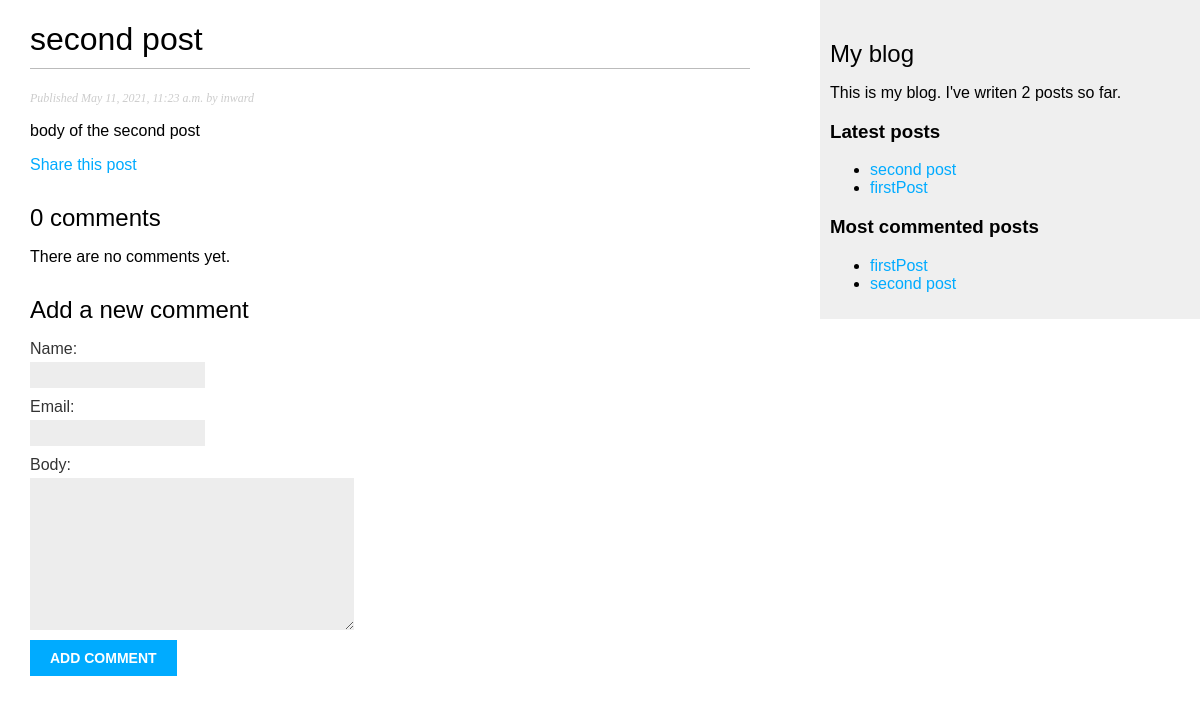
Before: /blog/2021/5/11/second-post/ with the older database file.
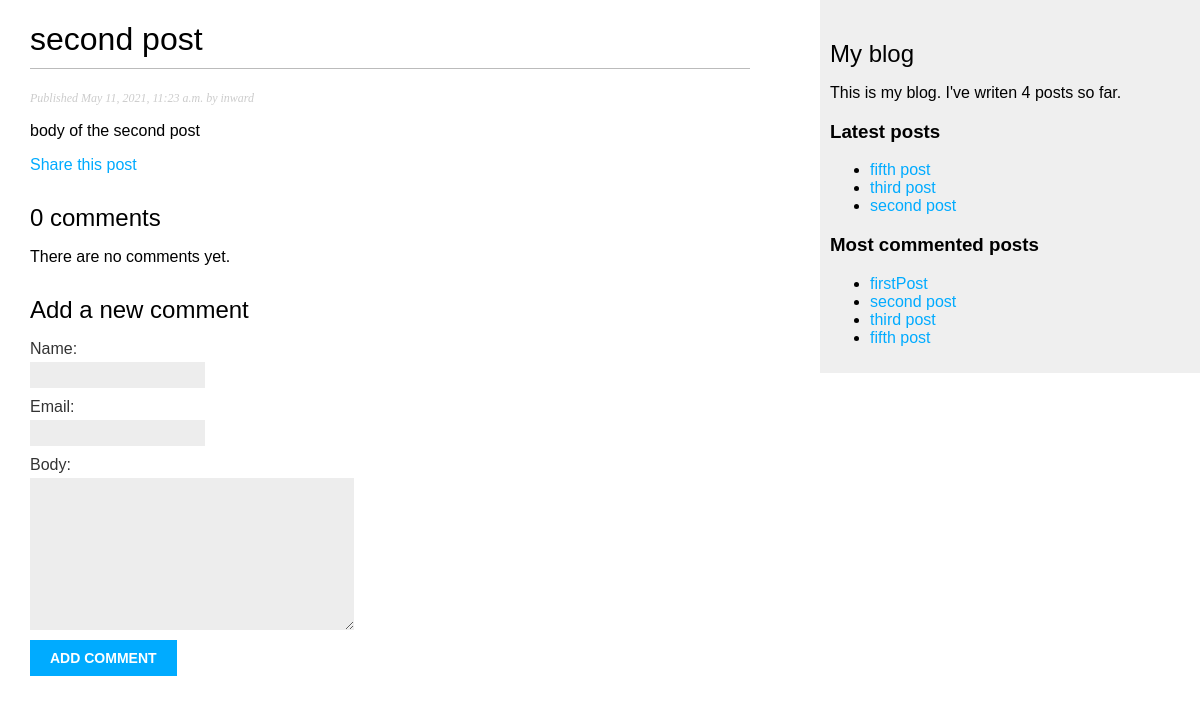
After: the same page with the newer database file.
### blog/models.py (models this page shows, shortened)
class Post(models.Model):
    objects  = models.Manager()
    published = PublishedManager()
    STATUS_CHOICES = (
        ('draft', 'Draft'),
        ('published', 'Published'),
    )
    title = models.CharField(max_length=250)
    slug = models.SlugField(max_length=250, unique_for_date='publish')
    author = models.ForeignKey(User, on_delete=models.CASCADE, related_name='blog_posts')
    body = models.TextField()
    publish = models.DateTimeField(default=timezone.now)
    created = models.DateTimeField(auto_now_add=True)
    updated = models.DateTimeField(auto_now=True)
    status = models.CharField(max_length=10, choices=STATUS_CHOICES, default='draft')
    class Meta:
        ordering = ('-publish',)
    def get_absolute_url(self):
        return reverse('blog:post_detail', args=[self.publish.year, self.publish.month, self.publish.day, self.slug])

### blog/views.py (the view)
def post_detail(request, year, month, day, post):
    post = get_object_or_404(Post, slug=post, status='published', publish__year=year,
                             publish__month=month, publish__day=day)
    comments = post.comments.filter(active=True)
    new_comment = None
    if request.method == 'POST':
        comment_form = CommentForm(data=request.POST)
        if comment_form.is_valid():
            new_comment = comment_form.save(commit=False)
            new_comment.post = post
            new_comment.save()
    else:
        comment_form = CommentForm()
    return render(request, 'blog/post/detail.html', {'post': post, 'comments': comments,
                                                     'new_comment': new_comment, 'comment_form': comment_form})

### blog/forms.py
class CommentForm(forms.ModelForm):
    class Meta:
        model = Comment
        fields = ('name', 'email', 'body')

### blog/models.py (called while the page is built)
    def get_queryset(self):
        return super().get_queryset().filter(status='published')

### blog/templatetags/blog_tags.py (called while the page is built)
@register.simple_tag
def total_posts():
    return Post.published.count()

@register.inclusion_tag('blog/post/latest_posts.html')
def show_latest_posts(count=5):
    latest_posts = Post.published.order_by('-publish')[:count]
    return {'latest_posts': latest_posts}

@register.simple_tag
def get_most_commented_posts(count=5):
    return Post.published.annotate(total_comments=Count('comments')).order_by('-total_comments')[:count]

### blog/templates/blog/post/detail.html (shortened to what this page needs)
{% extends 'blog/base.html' %}
{% block content %}
<h1>{{ post.title }}</h1>
<p class="date">Published {{ post.publish }} by {{ post.author }}</p>
{{ post.body|linebreaks }}
<p>
    <a href="{% url 'blog:post_share' post.id %}">Share this post</a>
</p>
{% with comments.count as total_comments %}
<h2>{{ total_comments }} comment{{ total_comments|pluralize }}</h2>
{% endwith %}
{% for comment in comments %}<div class="comment">
<p class="info">
Comment {{ forloop.counter }} by {{ comment.name }}
{{ comment.created }}</p>
{{ comment.body|linebreaks }}</div>
{% empty %}
<p>There are no comments yet.</p>
{% endfor %}
{% if new_comment %}
<h2>Your comment has been added.</h2>{% else %}
<h2>Add a new comment</h2>
<form action="." method="post">{{ comment_form.as_p }}{% csrf_token %}
<p><input type="submit" value="Add comment"></p>
</form>
{% endif %}
{% endblock content %}

### blog/templates/blog/base.html (shortened to what this page needs)
{% load blog_tags %}
{% load static %}
<!DOCTYPE html>
<html lang="en">
<head>
    <link rel="stylesheet" href="{%static 'css/blog.css' %}">
</head>
<body>
    <div id="content">
        {% block content %}{% endblock content %}
    </div>
    <div id="sidebar">
        <h2>My blog</h2>
        <p>This is my blog. I've writen {% total_posts %} posts so far.</p>
        <h3>Latest posts</h3>
        {% show_latest_posts 3 %}
        <h3>Most commented posts</h3>
        {% get_most_commented_posts as most_commented_posts %}
        <ul>
            {% for post in most_commented_posts %}
            <li><a href="{{ post.get_absulute_url }}">{{ post.title }}</a> </li>
            {% endfor %}
        </ul>
    </div>
</body>
</html>

### blog/templates/blog/post/latest_posts.html
<ul>
{% for post in latest_posts %}
<li><a href="{{ post.get_absolute_url }}">{{ post.title }}</a></li>{% endfor %}
</ul>

Changed rows visible on the page:
no longer on one of the page's lists (row unchanged): Post: title "firstPost"
added Post: title "fifth post"
added Post: title "third post"
Other visible differences:
text no longer shown: "2"
text now shown: "4"
